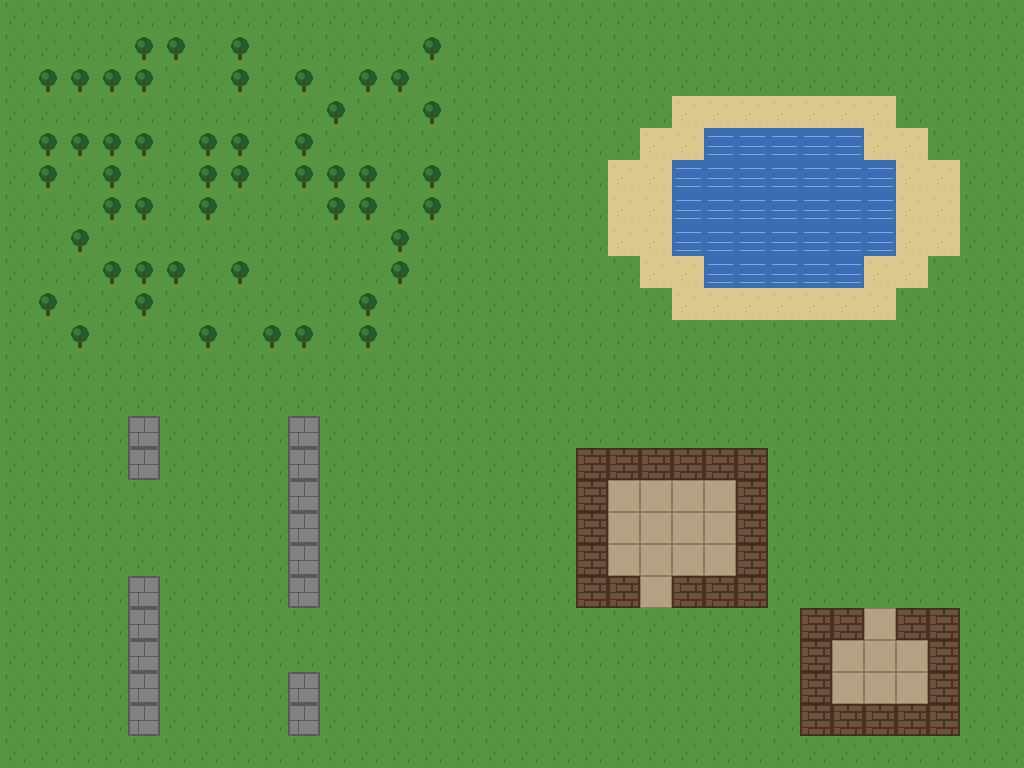

This game map was drawn from its Tiled (.tmx) file and the tilesets committed beside it. A one-line description and the full map source follow:
An orthogonal 32x24 tile map with 32x32 px tiles, 1 tile layer (ground) and 10 objects (3x sign, 2x npc, 2x item, chest, door, ...).

<map version="1.10" tiledversion="1.10.2" orientation="orthogonal" renderorder="right-down" width="32" height="24" tilewidth="32" tileheight="32" infinite="0" nextlayerid="3" nextobjectid="11">
 <tileset firstgid="1" source="../assets/tileset.tsx" />
 <layer id="1" name="ground" width="32" height="24">
  <data encoding="csv">
1,1,1,1,1,1,1,1,1,1,1,1,1,1,1,1,1,1,1,1,1,1,1,1,1,1,1,1,1,1,1,1,
1,1,1,1,3,3,1,3,1,1,1,1,1,3,1,1,1,1,1,1,1,1,1,1,1,1,1,1,1,1,1,1,
1,3,3,3,3,1,1,3,1,3,1,3,3,1,1,1,1,1,1,1,1,1,1,1,1,1,1,1,1,1,1,1,
1,1,1,1,1,1,1,1,1,1,3,1,1,3,1,1,1,1,1,1,1,6,6,6,6,6,6,6,1,1,1,1,
1,3,3,3,3,1,3,3,1,3,1,1,1,1,1,1,1,1,1,1,6,6,2,2,2,2,2,6,6,1,1,1,
1,3,1,3,1,1,3,3,1,3,3,3,1,3,1,1,1,1,1,6,6,2,2,2,2,2,2,2,6,6,1,1,
1,1,1,3,3,1,3,1,1,1,3,3,1,3,1,1,1,1,1,6,6,2,2,2,2,2,2,2,6,6,1,1,
1,1,3,1,1,1,1,1,1,1,1,1,3,1,1,1,1,1,1,6,6,2,2,2,2,2,2,2,6,6,1,1,
1,1,1,3,3,3,1,3,1,1,1,1,3,1,1,1,1,1,1,1,6,6,2,2,2,2,2,6,6,1,1,1,
1,3,1,1,3,1,1,1,1,1,1,3,1,1,1,1,1,1,1,1,1,6,6,6,6,6,6,6,1,1,1,1,
1,1,3,1,1,1,3,1,3,3,1,3,1,1,1,1,1,1,1,1,1,1,1,1,1,1,1,1,1,1,1,1,
1,1,1,1,1,1,1,1,1,1,1,1,1,1,1,1,1,1,1,1,1,1,1,1,1,1,1,1,1,1,1,1,
1,1,1,1,1,1,1,1,1,1,1,1,1,1,1,1,1,1,1,1,1,1,1,1,1,1,1,1,1,1,1,1,
1,1,1,1,5,1,1,1,1,5,1,1,1,1,1,1,1,1,1,1,1,1,1,1,1,1,1,1,1,1,1,1,
1,1,1,1,5,1,1,1,1,5,1,1,1,1,1,1,1,1,7,7,7,7,7,7,1,1,1,1,1,1,1,1,
1,1,1,1,1,1,1,1,1,5,1,1,1,1,1,1,1,1,7,8,8,8,8,7,1,1,1,1,1,1,1,1,
1,1,1,1,1,1,1,1,1,5,1,1,1,1,1,1,1,1,7,8,8,8,8,7,1,1,1,1,1,1,1,1,
1,1,1,1,1,1,1,1,1,5,1,1,1,1,1,1,1,1,7,8,8,8,8,7,1,1,1,1,1,1,1,1,
1,1,1,1,5,1,1,1,1,5,1,1,1,1,1,1,1,1,7,7,8,7,7,7,1,1,1,1,1,1,1,1,
1,1,1,1,5,1,1,1,1,1,1,1,1,1,1,1,1,1,1,1,1,1,1,1,1,7,7,8,7,7,1,1,
1,1,1,1,5,1,1,1,1,1,1,1,1,1,1,1,1,1,1,1,1,1,1,1,1,7,8,8,8,7,1,1,
1,1,1,1,5,1,1,1,1,5,1,1,1,1,1,1,1,1,1,1,1,1,1,1,1,7,8,8,8,7,1,1,
1,1,1,1,5,1,1,1,1,5,1,1,1,1,1,1,1,1,1,1,1,1,1,1,1,7,7,7,7,7,1,1,
1,1,1,1,1,1,1,1,1,1,1,1,1,1,1,1,1,1,1,1,1,1,1,1,1,1,1,1,1,1,1,1
</data>
 </layer>
 <objectgroup id="2" name="interact">
   <object id="1" name="welcome_sign" type="sign" x="480" y="352" width="32" height="32">
    <properties>
     <property name="text" value="Welcome to jjexplore! Press E to read signs." />
    </properties>
   </object>
   <object id="2" name="forest_sign" type="sign" x="192" y="352" width="32" height="32">
    <properties>
     <property name="text" value="Forest of Whispers - watch out for trees." />
    </properties>
   </object>
   <object id="3" name="forts_sign" type="sign" x="640" y="352" width="32" height="32">
    <properties>
     <property name="text" value="Forts ahead. Try to find the doorways." />
    </properties>
   </object>
   <object id="4" name="forest_chest" type="chest" x="384" y="128" width="32" height="32">
    <properties>
     <property name="text" value="You found 5 gold pieces." />
     <property name="item" value="gold:5" />
    </properties>
   </object>
   <object id="5" name="fort1_door" type="door" x="640" y="576" width="32" height="32">
    <properties>
     <property name="text" value="The door is locked." />
    </properties>
   </object>
   <object id="6" name="guide" type="npc" x="544" y="384" width="32" height="32">
    <properties>
     <property name="text" value="Hi there! Welcome to the overworld.|Try exploring the forest to the west.|There's a chest hidden somewhere in the trees." />
    </properties>
   </object>
   <object id="7" name="fisher" type="npc" x="672" y="128" width="32" height="32">
    <properties>
     <property name="text" value="The lake is too cold for swimming today.|But the fishing is great!" />
    </properties>
   </object>
   <object id="8" name="lonely_apple" type="item" x="160" y="512" width="32" height="32">
    <properties>
     <property name="item" value="apple" />
    </properties>
   </object>
   <object id="9" name="shore_potion" type="item" x="896" y="160" width="32" height="32">
    <properties>
     <property name="item" value="potion" />
    </properties>
   </object>
   <object id="10" name="fort2_entrance" type="transition" x="864" y="608" width="32" height="32">
    <properties>
     <property name="target_map" value="fort_interior.tmx" />
     <property name="target_tx" type="int" value="5" />
     <property name="target_ty" type="int" value="7" />
    </properties>
   </object>
  </objectgroup>
</map>
